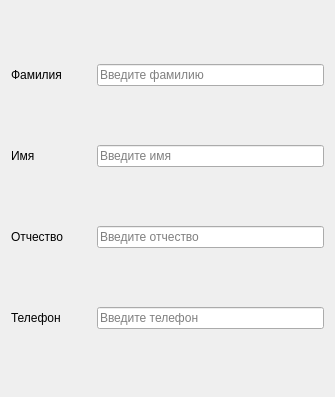
                     <widget class="QWidget" name="page">
                      <property name="geometry">
                       <rect>
                        <x>0</x>
                        <y>0</y>
                        <width>335</width>
                        <height>397</height>
                       </rect>
                      </property>
                      <attribute name="label">
                       <string>QLineEdit</string>
                      </attribute>
                      <layout class="QHBoxLayout" name="horizontalLayout_15">
                       <item>
                        <layout class="QVBoxLayout" name="verticalLayout_7">
                         <item>
                          <layout class="QHBoxLayout" name="horizontalLayout_11">
                           <item>
                            <widget class="QLabel" name="label">
                             <property name="minimumSize">
                              <size>
                               <width>80</width>
                               <height>0</height>
                              </size>
                             </property>
                             <property name="text">
                              <string>Фамилия</string>
                             </property>
                            </widget>
                           </item>
                           <item>
                            <widget class="QLineEdit" name="lineEdit">
                             <property name="placeholderText">
                              <string>Введите фамилию</string>
                             </property>
                            </widget>
                           </item>
                          </layout>
                         </item>
                         <item>
                          <layout class="QHBoxLayout" name="horizontalLayout_14">
                           <item>
                            <widget class="QLabel" name="label_2">
                             <property name="minimumSize">
                              <size>
                               <width>80</width>
                               <height>0</height>
                              </size>
                             </property>
                             <property name="text">
                              <string>Имя</string>
                             </property>
                            </widget>
                           </item>
                           <item>
                            <widget class="QLineEdit" name="lineEdit_2">
                             <property name="placeholderText">
                              <string>Введите имя</string>
                             </property>
                            </widget>
                           </item>
                          </layout>
                         </item>
                         <item>
                          <layout class="QHBoxLayout" name="horizontalLayout_13">
                           <item>
                            <widget class="QLabel" name="label_3">
                             <property name="minimumSize">
                              <size>
                               <width>80</width>
                               <height>0</height>
                              </size>
                             </property>
                             <property name="text">
                              <string>Отчество</string>
                             </property>
                            </widget>
                           </item>
                           <item>
                            <widget class="QLineEdit" name="lineEdit_3">
                             <property name="placeholderText">
                              <string>Введите отчество</string>
                             </property>
                            </widget>
                           </item>
                          </layout>
                         </item>
                         <item>
                          <layout class="QHBoxLayout" name="horizontalLayout_12">
                           <item>
                            <widget class="QLabel" name="label_4">
                             <property name="minimumSize">
                              <size>
                               <width>80</width>
                               <height>0</height>
                              </size>
                             </property>
                             <property name="text">
                              <string>Телефон</string>
                             </property>
                            </widget>
                           </item>
                           <item>
                            <widget class="QLineEdit" name="lineEdit_4">
                             <property name="placeholderText">
                              <string>Введите телефон</string>
                             </property>
                            </widget>
                           </item>
                          </layout>
                         </item>
                        </layout>
                       </item>
                      </layout>
                     </widget>
